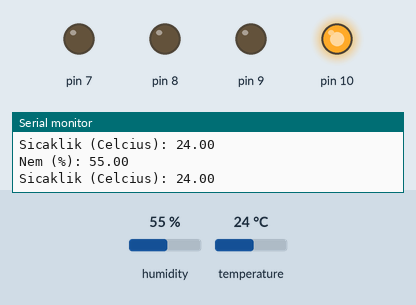
Simulated run of this sketch. Board: Arduino Mega 2560, built with avr-gcc and run on an emulated ATmega2560. Shown: output pins drawn as LEDs (lit = HIGH), the last lines printed to the serial monitor. The inputs (shaded band) are chosen by the test bench; at power-on: temperature 24 °C, humidity 55 %.

Above: at 3.8 s.
3.9 s: temperature set to 22 °C
7.8 s: temperature set to 19 °C
At 10.4 s:
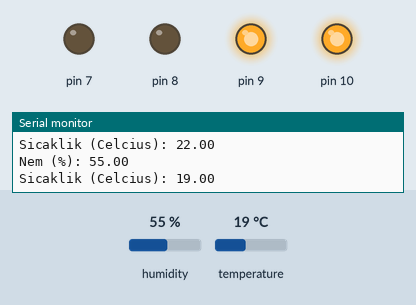
11.7 s: temperature set to 12 °C
15.6 s: temperature set to 9 °C
At 18.7 s:
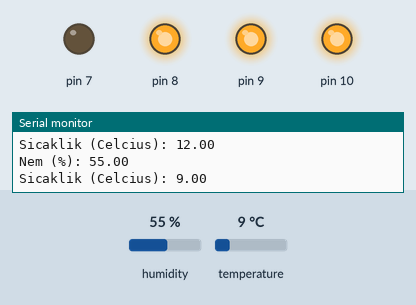
Timing chart, 0 to 20.2 s (numbered marks = the images above; inputs shaded):
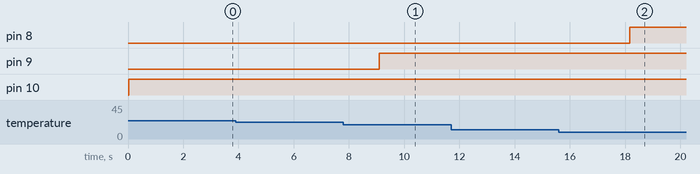

The sketch:

sicakliknem.ino
```cpp
#include <dht11.h> // dht11 kütüphanesini ekliyoruz.
#define DHT11PIN 30 // DHT11PIN olarak Dijital 2'yi belirliyoruz.

dht11 DHT11;


float h = 0;
float t = 0;
void setup()
{
  pinMode(7, OUTPUT);
  pinMode(8, OUTPUT);
  pinMode(9, OUTPUT);
  pinMode(10, OUTPUT);

  Serial.begin(9600); // Seri iletişimi başlatıyoruz.
  Serial.println("Giysi Öneri Sistemi");
}

void loop()
{
  // Bir satır boşluk bırakıyoruz serial monitörde.
  Serial.println("\n");
  // Sensörün okunup okunmadığını konrol ediyoruz.
  // chk 0 ise sorunsuz okunuyor demektir. Sorun yaşarsanız
  // chk değerini serial monitörde yazdırıp kontrol edebilirsiniz.
  int chk = DHT11.read(DHT11PIN);
 // Serial.print(chk);
 // Serial.println("\n");

  h =(float)DHT11.humidity, 2 ;
  t =(float)DHT11.temperature, 2 ;
  // Sensörden gelen verileri serial monitörde yazdırıyoruz.
  Serial.print("Nem (%): ");
  Serial.println(h);

  Serial.print("Sicaklik (Celcius): ");
  Serial.println(t);

  if(t<0){
    digitalWrite(7, HIGH);
  }
  else if(t>=0 && t<=10){
    digitalWrite(8, HIGH);
  }
  else if(t>10 && t<=20){
    digitalWrite(9, HIGH);
  }
  else{
    digitalWrite(10,HIGH);
  }


  // 2 saniye bekliyoruz. 2 saniyede bir veriler ekrana yazdırılacak.
  delay(3000);

}
```

Measured:
- the behaviour switches between 21 and 20 °C on temperature (found by bisection; images 0 and 1)
- the behaviour switches between 11 and 10 °C on temperature (found by bisection; images 1 and 2)
- after the input at 7.8 s, pin 9: LOW → HIGH after 1.3 s
- after the input at 15.6 s, pin 8: LOW → HIGH after 2.6 s
